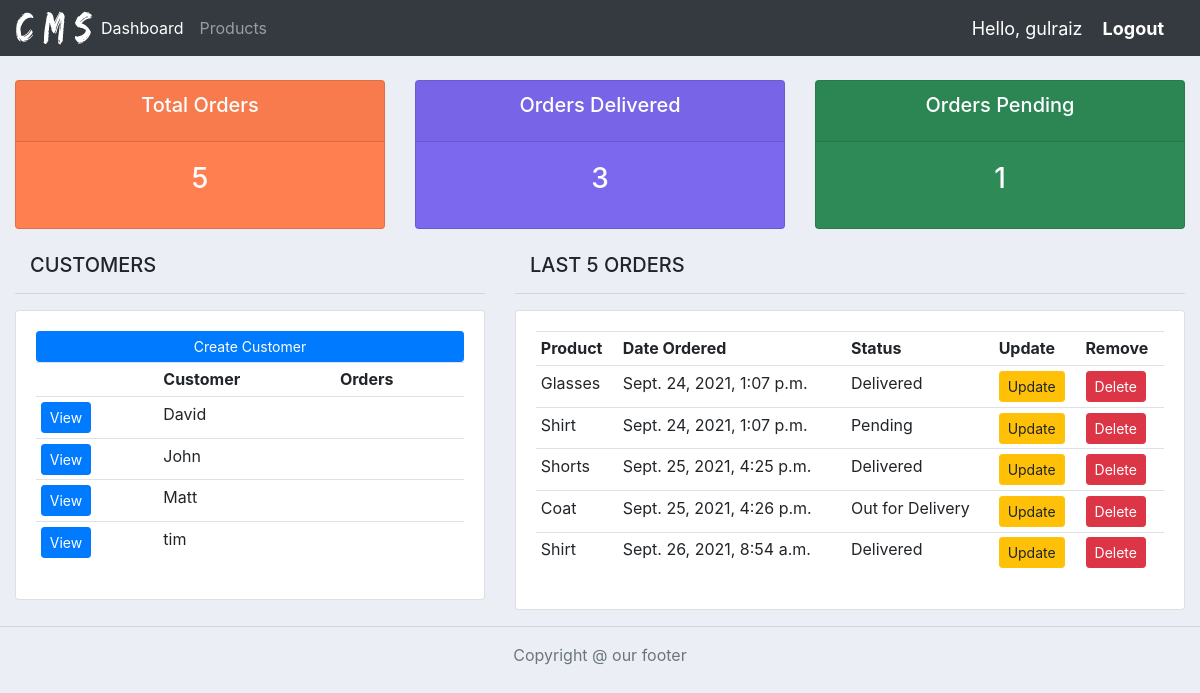
The app's page / (signed in) with its own data.
### accounts/models.py (models this page shows, shortened)
class Customer(models.Model):
    user = models.OneToOneField(User, blank=True, on_delete=models.CASCADE, null=True)
    name = models.CharField(max_length=200, null=True)
    phone = models.CharField(max_length=200, blank=True, null=True)
    email = models.CharField(max_length=200, blank=True, null=True)
    profile_pic = models.ImageField(default="placeholder2.png", blank=True, null=True)
    date_created = models.DateTimeField(auto_now_add=True, null=True)

class Order(models.Model):
    STATUS = (
        ("Pending","Pending"),
        ("Out for Delivery","Out for Delivery"),
        ("Delivered","Delivered"),
    )
    customer = models.ForeignKey(Customer, null=True, on_delete=models.SET_NULL)
    product = models.ForeignKey(Product, null=True, on_delete=models.SET_NULL)
    date_created = models.DateTimeField(auto_now_add=True, null=True)
    status = models.CharField(max_length=200, null=True, choices=STATUS)
    note = models.CharField(max_length=1000, null=True)

class Product(models.Model):
    CATEGORY = (
        ("Sports","Sports"),
        ("Clothing","Clothing"),
    )
    name = models.CharField(max_length=200, null=True)
    price = models.FloatField(null=True)
    category = models.CharField(max_length=200, null=True, choices=CATEGORY)
    description = models.CharField(max_length=200, null=True, blank=True)
    date_created = models.DateTimeField(auto_now_add=True, null=True)
    tag = models.ManyToManyField(Tag)
    def __str__(self):
        return self.name

### accounts/decorators.py (the view)
    def wrapper_function(request, *args, **kwargs):
        group = None
        if request.user.groups.exists():
            group = request.user.groups.all()[0].name
        if group == "customer":
            return redirect("user")
        if group == "admin":
            return view_func(request, *args, **kwargs)

### accounts/views.py (called while the page is built)
@login_required(login_url='login')
@admin_only
def home(request):
    orders = Order.objects.all()
    total_orders = orders.count()
    orders_delivered = orders.filter(status="Delivered").count()
    orders_pending = orders.filter(status="Pending").count()
    customers = Customer.objects.all()
    total_customers = customers.count()
    context = {
        "orders":orders,
        "customers":customers,
        "total_orders":total_orders,
        "orders_delivered":orders_delivered,
        "orders_pending":orders_pending,
    }
    return render(request, "accounts/dashboard.html", context)

### accounts/templates/accounts/dashboard.html
{% extends "accounts/main.html" %}
{% block content %}
{% include "accounts/status.html" %}
<br>
<div class="row">
    <div class="col-md-5">
        <div class="col"><h5>CUSTOMERS</h5></div>
        <hr>
        <div class="card card-body">
            <a class="btn btn-primary btn-sm btn-block" href="">Create Customer</a>
            <table class="table table-sm">
                <tr>
                    <th></th>
                    <th>Customer</th>
                    <th>Orders</th>
                </tr>
                {% for customer in customers %}
                    <tr>
                        <td><a class="btn btn-primary btn-sm" href="{% url 'customer' customer.id %}">View</a></td>
                        <td>{{customer.name}}</td>
                        <td>{{customer.orders}}</td>
                    </tr>
                {% endfor %}
            </table>
        </div>
    </div>
    <div class="col-md-7">
        <div class="col"><h5>LAST 5 ORDERS</h5></div>
        <hr>
        <div class="card card-body">
            <table class="table table-sm">
                <tr>
                    <th>Product</th>
                    <th>Date Ordered</th>
                    <th>Status</th>
                    <th>Update</th>
                    <th>Remove</th>
                </tr>
                {% for order in orders %}
                    <tr>
                        <td>{{order.product}}</td>
                        <td>{{order.date_created}}</td>
                        <td>{{order.status}}</td>
                        <td><a class="btn btn-warning btn-sm" href="{% url 'update_order' order.id %}">Update</a></td>
                        <td><a class="btn btn-danger btn-sm" href="{% url 'delete_order' order.id %}">Delete</a></td>
                    </tr>
                {% endfor %}
            </table>
        </div>
    </div>
</div>
{% endblock %}

### accounts/templates/accounts/main.html (shortened to what this page needs)
{% load static %}
<!DOCTYPE html>
<html lang="en">
  <head>
    <link rel="stylesheet" href="https://cdn.jsdelivr.net/npm/bootstrap@4.6.0/dist/css/bootstrap.min.css">
    <link rel="stylesheet" href="{% static './css/main.css' %}">
  </head>
  <body>
    {% include 'accounts/navbar.html' %}
    <div class="container-fluid">
      {% block content %}
      {% endblock content %}
    </div>
    <hr>
	  {% include 'accounts/footer.html' %}
  </body>
</html>

### accounts/templates/accounts/navbar.html (shortened to what this page needs)
{% load static %}
<nav class="navbar navbar-expand-lg navbar-dark bg-dark">
  <img src="{% static './images/CMS.png' %}">
  <div class="collapse navbar-collapse" id="navbarNav">
    <ul class="navbar-nav">
      {% if request.user.is_staff %}
      <li class="nav-item active">
        <a class="nav-link" href="{% url 'home' %}">Dashboard</a>
      </li>
      <li class="nav-item">
        <a class="nav-link" href="{% url 'products' %}">Products</a>
      </li>
      {% else %}
      <li class="nav-item">
        <a class="settings nav-link" href="{% url 'account' %}">Settings</a>
      </li>
      {% endif %}
    </ul>
  </div>
  <span class="hello-msg">Hello, {{request.user}}</span>
  <span class="hello-msg"><a class="logout" href="{% url 'logout' %}">Logout</a></span>
</nav>

### accounts/templates/accounts/status.html
<br>
<div class="row">
    <div class="col-md">
        <div class="card text-center text-white nb-3" id="total-orders">
            <div class="card-header">
                <h5 class="card-title">Total Orders</h5>
            </div>
            <div class="card-body">
                <h3 class="card-title">
                    {{total_orders}}
                </h3>
            </div>
        </div>
    </div>
    <div class="col-md">
        <div class="card text-center text-white nb-3" id="orders-delivered">
            <div class="card-header">
                <h5 class="card-title">Orders Delivered</h5>
            </div>
            <div class="card-body">
                <h3 class="card-title">
                    {{orders_delivered}}
                </h3>
            </div>
        </div>
    </div>
    <div class="col-md">
        <div class="card text-center text-white nb-3" id="orders-pending">
            <div class="card-header">
                <h5 class="card-title">Orders Pending</h5>
            </div>
            <div class="card-body">
                <h3 class="card-title">
                    {{orders_pending}}
                </h3>
            </div>
        </div>
    </div>
</div>

### accounts/templates/accounts/footer.html
<footer class="footer text-center">
    <div class="container">
        <span class="text-muted">Copyright @ our footer</span>
    </div>
</footer>

### static/css/main.css (style rules this page uses)
body { background-color: #ebeff5; }
#total-orders { background-color: coral; }
#orders-delivered { background-color: mediumslateblue; }
#orders-pending { background-color: seagreen; }

### accounts/templates/accounts/navbar.html (style rules this page uses)
.hello-msg { font-size: 18px; margin-right: 20px; color: white; }
.logout { font-weight: bold; color: white; }

### records on screen
Customer: name "David"
Customer: name "John"
Customer: name "Matt"
Customer: name "tim"
Order: product "Glasses", date_created "Sept. 24, 2021, 1:07 p.m.", status "Delivered"
Order: product "Shirt", date_created "Sept. 24, 2021, 1:07 p.m.", status "Pending"
Order: product "Shorts", date_created "Sept. 25, 2021, 4:25 p.m.", status "Delivered"
Order: product "Coat", date_created "Sept. 25, 2021, 4:26 p.m.", status "Out for Delivery"
Order: product "Shirt", date_created "Sept. 26, 2021, 8:54 a.m.", status "Delivered"

### other values on screen
{{ request.user }} "gulraiz"
{{ total_orders }} "5"
{{ orders_delivered }} "3"
{{ orders_pending }} "1"
